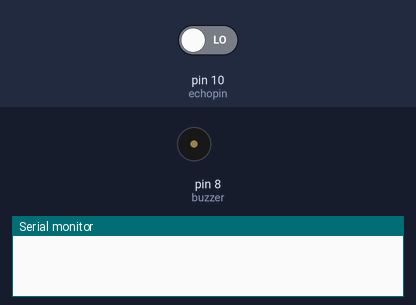
This sketch was run on a simulated Arduino Uno, built with avr-gcc and run on an emulated ATmega328P. Shown: buzzer (waves = sounding), the last lines printed to the serial monitor. The test bench sets the inputs (shaded band); at power-on: pin 10 (echopin) LOW.

Above: at 0.1 s.
At 1.1 s:
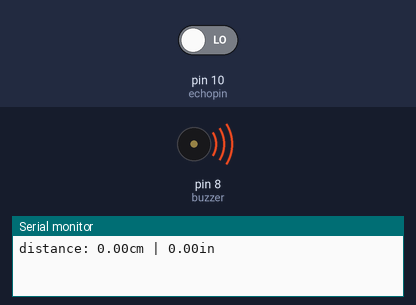
Timing chart, 0 to 2.6 s (numbered marks = the images above):
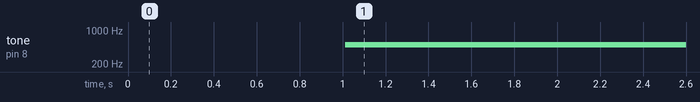

Measured:
- by itself, tone on pin 8 (buzzer): silent → 500 Hz at 1.0 s

The sketch:

alarmwitharduino.ino.ino
```cpp
const int buzzer=8;
const int trigpin=9;
const int echopin=10;
float timing=0.0;
float distance=0.0;

void setup()
{
  pinMode(echopin, INPUT);
  pinMode(trigpin, OUTPUT);
  pinMode(buzzer, OUTPUT);


  // Write a HIGH or a LOW value to a digital pin with the digitalWrite().
  //If the pin has been configured as an OUTPUT with pinMode() , its voltage will be set to 5V
  //If the pin has been configured as an INPUT with pinMode() , its voltage will be set to 0

  digitalWrite(trigpin, LOW);
  digitalWrite(buzzer, LOW);

  Serial.begin(9600);    // to fetch output of some information from your Arduino to your computer screen
}

void loop()
{
  digitalWrite(trigpin,LOW);
  delay(2);

  digitalWrite(trigpin, HIGH);
  delay(10);
  digitalWrite(trigpin, LOW);

  timing = pulseIn(echopin, HIGH);
  //Returns the length of the pulse in microseconds or gives up and returns 0 if no complete pulse was received within the timeout.
  distance = (timing * 0.034) / 2;

  Serial.print("distance: ");
  Serial.print(distance);
  Serial.print("cm | ");
  Serial.print(distance / 2.54);
  Serial.println("in");


  if (distance <= 50)
  {
    tone(buzzer,500);
  }
  else{
    noTone(buzzer);
  }

  delay(100);
}
```
